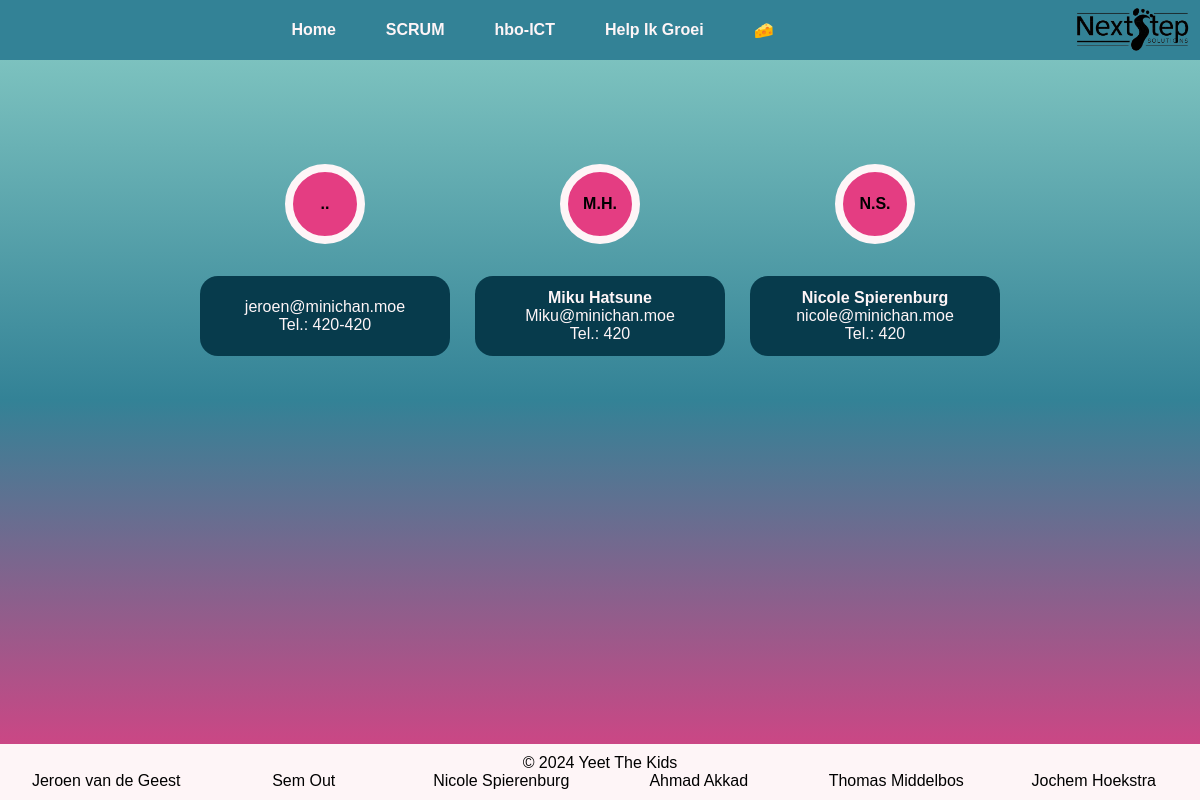
Page /profiles/profiles/ (signed in) on the earlier database version.
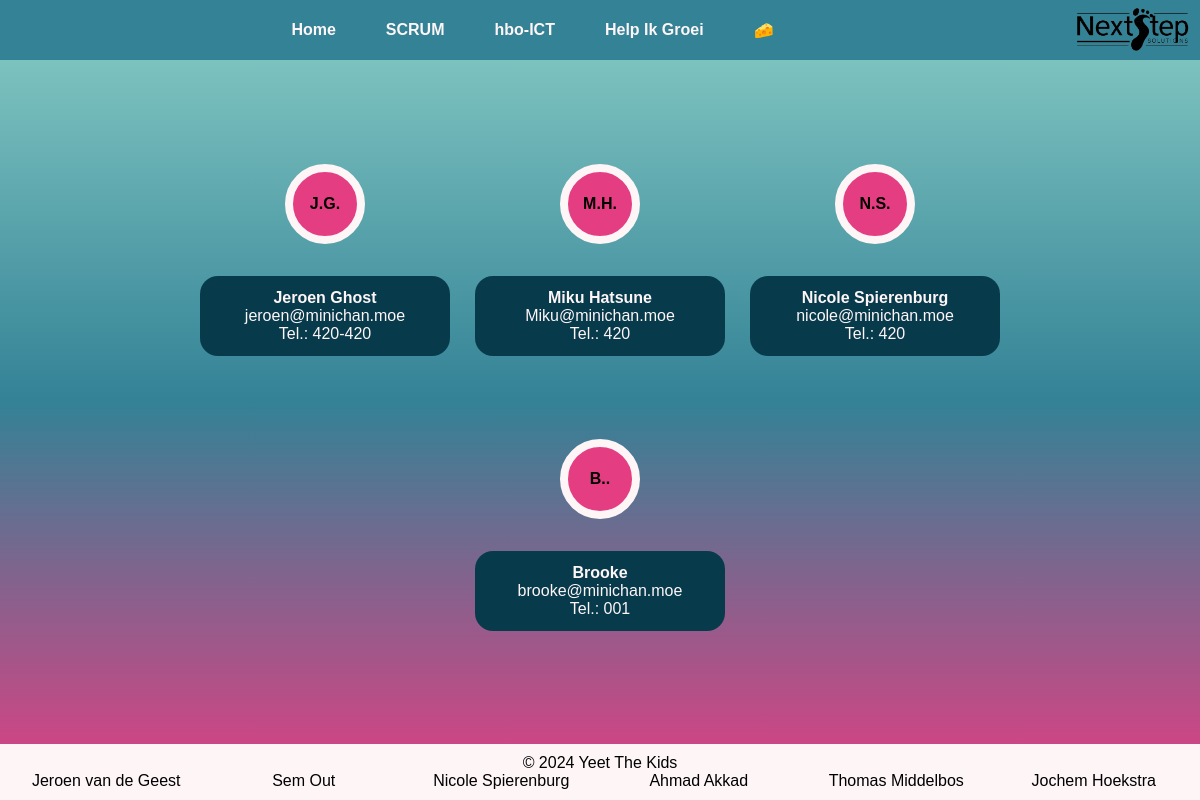
Same page on the later database version.
### user_profiles/models.py (models this page shows, shortened)
class User(AbstractUser):
    GENDERS = [
        ('geheim', 'Geheim'),
        ('vrouw', 'Vrouwelijk'),
        ('man', 'Mannelijk'),
        ('nb', 'Non-Binair'),
    ]
    pfp = models.ImageField(upload_to='profile_pics/', blank=True, null=True)
    city = models.CharField(max_length=100)
    birthday = models.DateField(default=datetime.datetime.now())
    gender = models.CharField(max_length=10, choices=GENDERS)
    pronouns = models.CharField(max_length=15, blank=True)
    number = models.CharField(max_length=12)
    bio = models.TextField(max_length=1000, blank=True)
    trivia1 = models.CharField(max_length=100, blank=True)
    trivia2 = models.CharField(max_length=100, blank=True)
    trivia3 = models.CharField(max_length=100, blank=True)
    trivia4 = models.CharField(max_length=100, blank=True)
    trivia5 = models.CharField(max_length=100, blank=True)
    def __getitem__(self, key):
        return getattr(self, key)

### user_profiles/views.py (the view)
# urls.py: path('profiles/', user_profile_list, name='user_profile_list'),
@login_required
def user_profile_list(request):
    profiles = User.objects.all()
    return render(request, 'list.html', {'profiles': profiles})

### user_profiles/templates/list.html (shortened to what this page needs)
{% extends 'core/base.html' %}
{% load static from static %}
{% block head %}
<link rel="stylesheet" href="{% static 'profiles_list.css' %}">
{% endblock %}
{% block content %}
<div id="main-content">
    <div class="all-profiles">
        {% for profile in profiles %}
        <a href="/profiles/{{ profile.first_name }}" class="user-profile-link">
            <div class="user">
                <div class="initials-icon">
                    <div class="initials">{{ profile.first_name|make_list|first }}.{{ profile.last_name|make_list|first }}.</div>
                </div>
                <div class="basic-info-block">
                    <div class="full-name">{{ profile.first_name }} {{ profile.last_name }}</div>
                    <div class="email-address">{{ profile.email }}</div>
                    <div class="phone-number">Tel.: {{ profile.number }}</div>
                </div>
            </div>
        </a>
        {% endfor %}
    </div>
</div>
{% endblock %}

### APPYTK/templates/core/base.html (shortened to what this page needs)
{% load static from static %}
<!DOCTYPE html>
<html lang="en">
<head>
    <link rel="stylesheet" href="{% static 'layout.css' %}">
    <link href='https://unpkg.com/boxicons@2.1.4/css/boxicons.min.css' rel='stylesheet'>
    {% block head %}{% endblock %}
</head>
<body>
    <header>
        <nav id="nav">
            <a href="{% url 'home' %}">
                <div>Home</div>
            </a>
            <a href="index.html">
                <div>SCRUM</div>
            </a>
            <a href="index.html">
                <div>hbo-ICT</div>
            </a>
            <a href="index.html">
                <div>Help Ik Groei</div>
            </a>
            <a href="Kaas.inc/kaas.html">
                <div>🧀</div>
            </a>
        </nav>
        <a href="{% url 'home' %}"><img src="./images/NextStep no bg.png" /></a>
    </header>
    <div style="height: 60px"></div>
    {% block content %}{% endblock %}
    <div style="flex-grow: 1"></div>
    <footer>
        <p id="copyright">&copy; 2024 Yeet The Kids</p>
        <div id="footer-container">
            <p class="credits">Jeroen van de Geest</p>
            <p class="credits">Sem Out</p>
            <p class="credits">Nicole Spierenburg</p>
            <p class="credits">Ahmad Akkad</p>
            <p class="credits">Thomas Middelbos</p>
            <p class="credits">Jochem Hoekstra</p>
        </div>
    </footer>
</body>
</html>

### APPYTK/static/layout.css (style rules this page uses)
header { background-color: var(--the); position: fixed; top: 0; width: 100%; height: 60px; display: flex; align-items: center; font-size: auto; z-index: 1000; }
nav { width: 100%; height: 100%; display: flex; justify-content: center; padding: 5px; color: var(--light); }
nav a { height: 100%; text-decoration: none; color: var(--light); }
nav div { height: 100%; width: auto; padding: 0 25px 0 25px; display: flex; justify-content: center; align-items: center; font-weight: bold; }
header img { max-height: 60px; padding: 5px; }
footer { width: 100%; bottom: 0; height: 60px; display: flex; flex-direction: column; background-color: var(--light); padding: 10px; }
footer p { width: 100%; height: 50%; text-align: center; }
#footer-container { width: 100%; height: 50%; display: flex; justify-content: center; gap: 5px; }

### APPYTK/static/profiles_list.css (style rules this page uses)
:root { --yeet: #89cdc6; --the: #338296; --kids: #e43d82; --light: #fef5f7; --dark: #1a4c5d; --darker: #073b4c; --borderRadius: 18px; }
* { margin: 0; padding: 0; box-sizing: border-box; font-family: "Poppins", sans-serif; }
html { min-height: 100vh; min-width: 100vw; }
body { min-height: 100vh; height: 100%; width: 100%; background: linear-gradient(var(--yeet), var(--the), var(--kids)); display: flex; flex-direction: column; overflow-x: hidden; }
header { background-color: var(--the); position: fixed; top: 0; width: 100%; height: 60px; display: flex; align-items: center; font-size: auto; z-index: 1000; }
nav { width: 100%; height: 100%; display: flex; justify-content: center; padding: 5px; color: var(--light); }
nav a { height: 100%; text-decoration: none; color: var(--light); }
nav div { height: 100%; width: auto; padding: 0 25px 0 25px; display: flex; justify-content: center; align-items: center; font-weight: bold; }
header img { max-height: 60px; padding: 5px; }
#main-content { width: 100%; height: 100%; display: flex; justify-content: center; margin-top: 75px; }
.all-profiles { width: 75%; height: 100%; display: flex; flex-direction: row; justify-content: center; align-items: center; flex-wrap: wrap; gap: 25px; }
.user { display: flex; flex-direction: column; justify-content: center; align-items: center; text-align: center; vertical-align: center; width: 250px; height: 250px; }
.initials { border-radius: 100%; height: 5em; width: 5em; background-color: var(--kids); border: 0.5em solid var(--light); display: flex; justify-content: center; align-items: center; margin-bottom: 2em; font-weight: 900; color: black; transition: 0.5s; }
.basic-info-block { background-color: var(--darker); border-radius: var(--borderRadius); width: 100%; height: 5em; display: flex; flex-direction: column; justify-content: center; align-items: center; padding: 15px; color: var(--light) }
.full-name { font-weight: 700; }
a { text-decoration: none; transition: 0.5s; }
@media screen and ( max-width: 1200px) { footer { height: auto !important; } }

Differences in the rows shown:
changed User "jeroen@minichan.moe": first_name|make_list (not shown) → "J"; last_name|make_list (not shown) → "G"; first_name (not shown) → "Jeroen"; last_name (not shown) → "Ghost"
added User: first_name|make_list "B", first_name "Brooke", email "brooke@minichan.moe", number "001"
